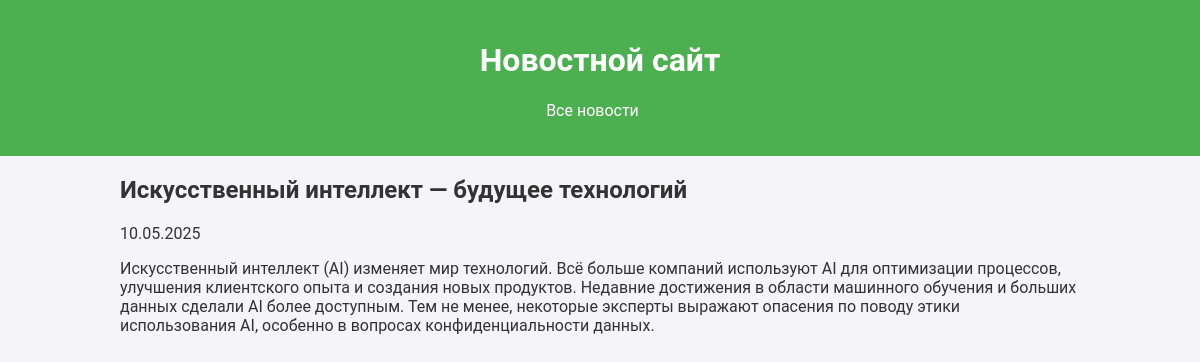
The app's page /news/news/1/ with its own data.
### news/models.py (models this page shows, shortened)
class Post(models.Model):
    author = models.ForeignKey(Author, on_delete=models.CASCADE, related_name='posts')
    publication_type = models.CharField(max_length=2, choices=PUBLICATION_CHOICES, default='AR')
    created_at=models.DateTimeField(auto_now_add=True)
    title = models.CharField(max_length=200)
    content = models.TextField()
    rating = models.IntegerField(default=0)
    categories = models.ManyToManyField(Category, through='PostCategory', related_name='posts')

### news/views.py (the view)
# urls.py: path('news/<int:pk>/', NewsDetail.as_view(), name='news_detail'),
class NewsDetail(DetailView):
    model = Post
    template_name = 'news_detail.html'  # шаблон для отображения конкретной новости
    context_object_name = 'news'

### templates/news_detail.html
{% extends 'flatpages/default.html' %}
{% block content %}
    <article>
        <h1>{{ news.title }}</h1>
        <p>{{ news.created_at|date:"d.m.Y" }}</p>
        <div>{{ news.content }}</div>
    </article>
{% endblock %}

### static/css/styles.css (style rules this page uses)
body { font-family: 'Roboto', sans-serif; background-color: #f4f4f9; color: #333; margin: 0; padding: 0; }

### records on screen
Post: title "Искусственный интеллект — будущее технологий", created_at "10.05.2025", content "Искусственный интеллект (AI) изменяет мир технологий. Всё больше компаний используют AI для оптимизации процессов, улучшения клиентского опыта и создания новых продуктов. Недавние достижения в области машинного обучения и больших данных сделали AI более доступным. Тем не менее, некоторые эксперты выражают опасения по поводу этики использования AI, особенно в вопросах конфиденциальности данных."
